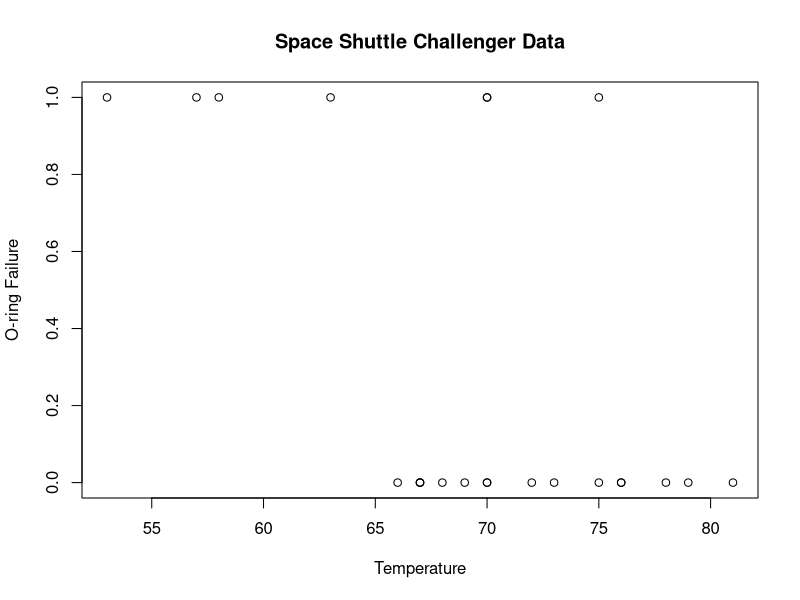
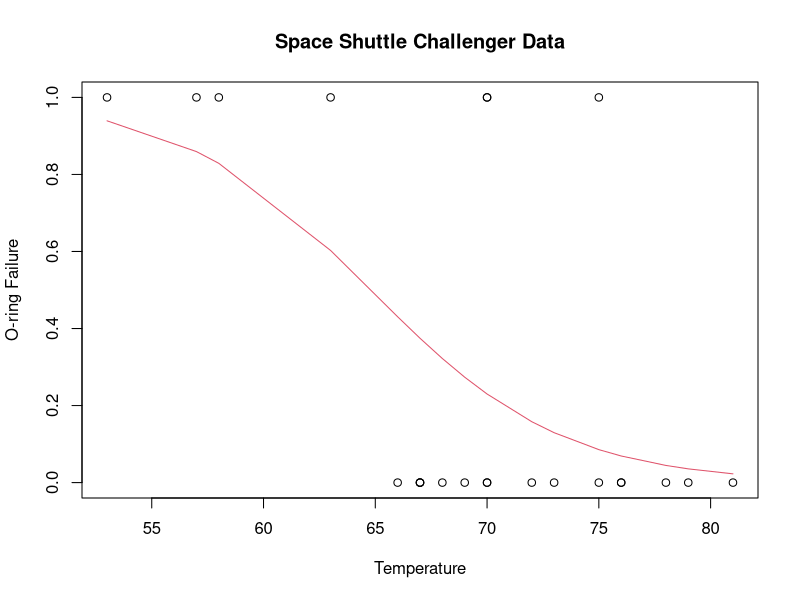
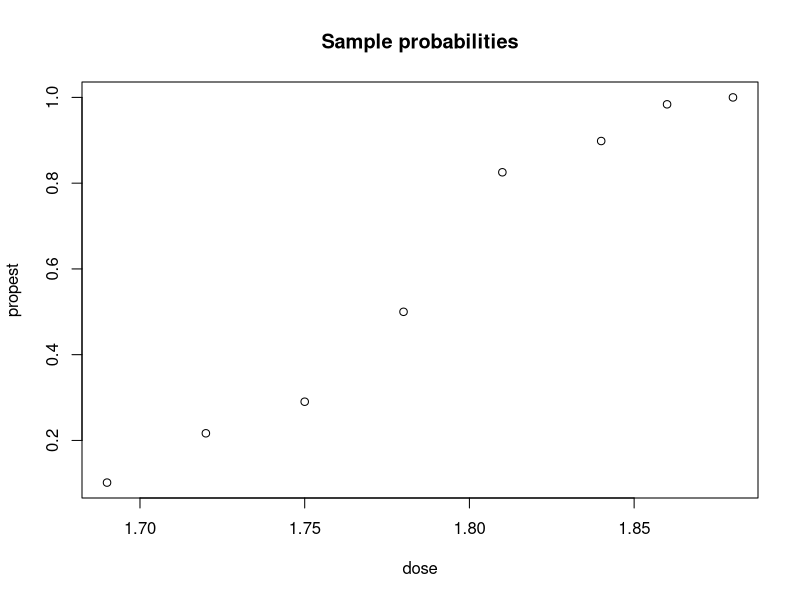
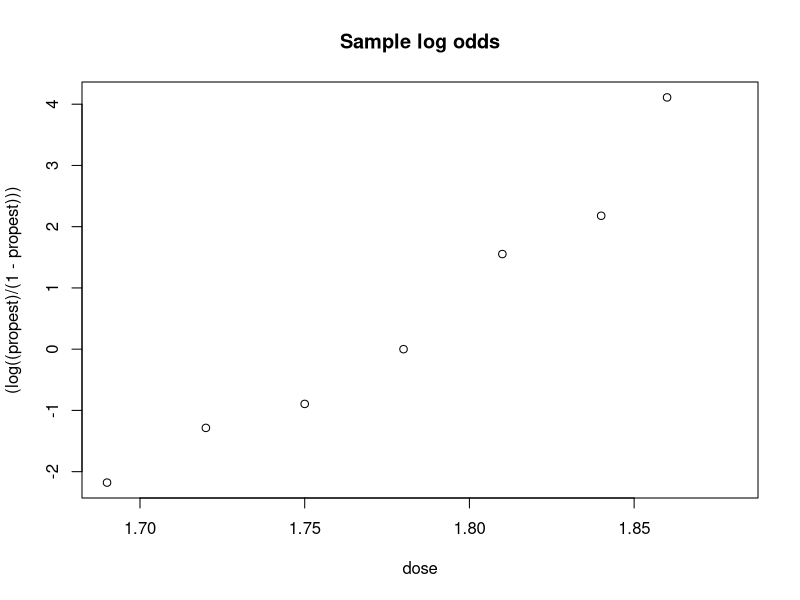
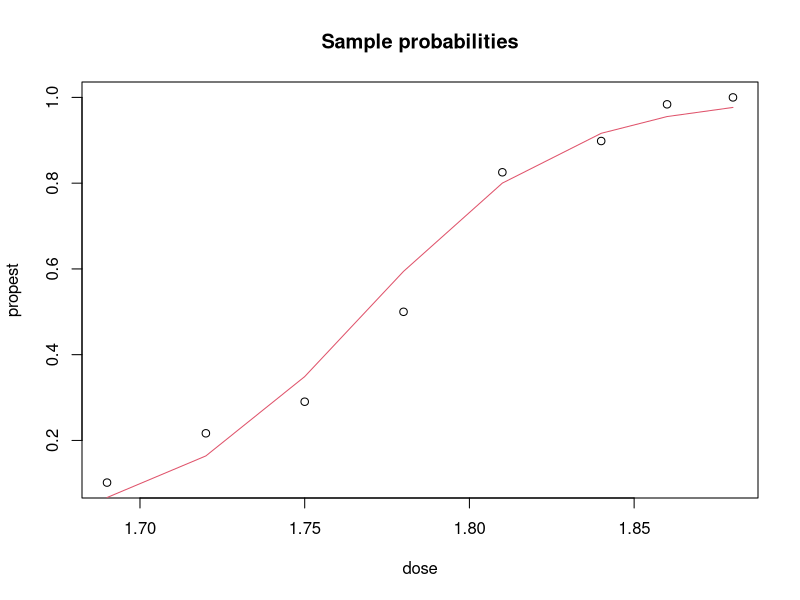

Recreate these plots in R, in order.

## Oct 1 2018
## Advanced lecture on logistic regression

setwd("/Users/ombaohc/Dropbox/KAUST-CLASS/KAUST-CLASS-DROPBOX/temp")

############################################################################
############ Example 1: Space Shuttle Challenger Data
############################################################################
### Website
### http://courses.ncssm.edu/math/Stat_Inst/PDFS/REG3_LOG.pdf

x = c(66,70,69,68,67,72,73,
70,57,63,70,78,67,53,67,
75,70,81,76,79,75,76,58)

y = c(0,1,0,0,0,0,0,
0,1,1,1,0,0,1,0,
0,0,0,0,0,1,0,1);

par(mfrow=c(1,1));
plot(x, y, xlab="Temperature", ylab="O-ring Failure");
title(paste("Space Shuttle Challenger Data"));

#########################################
### FITTING MODELS ######################
### Logistic regression model
fit1 = glm(y ~ x, family=binomial(link="logit"));
summary(fit1);
fit1$coef

b0hat = fit1$coef[1]
b1hat = fit1$coef[2]
b0hat
b1hat

b0hat = fit1$coef[1][[1]]
b1hat = fit1$coef[2][[1]]
b0hat
b1hat

xsort = sort(x)
model.est = (exp(b0hat + b1hat*xsort))/(1 + exp(b0hat + b1hat*xsort));
par(mfrow=c(1,1));
plot(x, y, xlab="Temperature", ylab="O-ring Failure");
title(paste("Space Shuttle Challenger Data"));
lines(xsort, model.est, col=2)

## est prob failure when x=37
xval = 37;
(exp(b0hat + b1hat*xval))/(1 + exp(b0hat + b1hat*xval))

## est log odds of failure when x=37
b0hat + b1hat*xval

## 95% confidence interval for the log odds of failure 
## at temp x = 70
xval = 50

log.odds.est = b0hat + b1hat*xval
log.odds.est

betahat = c(b0hat, b1hat)
c.x = t(c(1, xval))
log.odds.est = c.x%*%betahat

var.bhat = vcov(fit1)
se = sqrt(c.x%*%var.bhat%*%t(c.x))

log.lo = log.odds.est - 2*se
log.hi = log.odds.est + 2*se

log.lo
log.hi

log.lo = log.lo[[1]]
log.hi = log.hi[[1]]
cbind(log.lo, log.hi)

# 95% confidence interval for the prob 
prob.lo = exp(log.lo)/(1 + exp(log.lo))
prob.hi = exp(log.hi)/(1 + exp(log.hi))

cbind(prob.lo, prob.hi)

###########################################


#########################################################################
##################### Example 2. Beetle Mortality Data 
#########################################################################

dose = c(1.69,1.72,1.75,1.78,1.81,1.84,1.86,1.88);
ntot = c(59,60,62,56,63,59,62,60);
ytot = c(6,13,18,28,52,53,61,60);
propest = ytot/ntot;
par(mfrow=c(1,1))
plot(x=dose, y = propest); 
title(paste('Sample probabilities'));

par(mfrow=c(1,1))
plot(x=dose, y = (log((propest)/(1 - propest)))); 
title(paste('Sample log odds'));

#########################################
### FITTING MODELS ######################

### Enter the data
x = c(rep(dose[1], length=ntot[1]), rep(dose[2], length=ntot[2]), rep(dose[3], length=ntot[3]), 
rep(dose[4], length=ntot[4]), rep(dose[5], length=ntot[5]), rep(dose[6], length=ntot[6]),
rep(dose[7], length=ntot[7]), rep(dose[8], length=ntot[8]));

y = c(rep(1, length=ytot[1]), rep(0, length=(ntot[1] - ytot[1])), 
rep(1, length=ytot[2]), rep(0, length=(ntot[2] - ytot[2])),
rep(1, length=ytot[3]), rep(0, length=(ntot[3] - ytot[3])),
rep(1, length=ytot[4]), rep(0, length=(ntot[4] - ytot[4])),
rep(1, length=ytot[5]), rep(0, length=(ntot[5] - ytot[5])),
rep(1, length=ytot[6]), rep(0, length=(ntot[6] - ytot[6])),
rep(1, length=ytot[7]), rep(0, length=(ntot[7] - ytot[7])),
rep(1, length=ytot[8]), rep(0, length=(ntot[8] - ytot[8])));

cbind(x,y)

##### Fit the logistic regression model
fit1 = glm(y ~ x, family=binomial(link="logit"));
out1 = summary(fit1);
out1$coef
out1$cov.scaled

b0hat = c(out1$coef[1])
b1hat = c(out1$coef[2])
xsort=sort(x)
model.est = (exp(b0hat + b1hat*xsort))/(1 + exp(b0hat + b1hat*xsort));

par(mfrow=c(1,1))
plot(x=dose, y = propest); 
title(paste('Sample probabilities'));
lines(xsort, model.est, col=2)

#### 95% confidence interval for P(death at x=1.8)
xval = 1.8

(exp(b0hat + b1hat*xval))/(1 + exp(b0hat + b1hat*xval))

## est log odds of death when dose is xval = 1.8
b0hat + b1hat*xval

## 95% confidence interval for the log odds of death 
## at dose xval
xval = 1.8

log.odds.est = b0hat + b1hat*xval
log.odds.est

betahat = out1$coef
c.70 = t(c(1, xval))
log.odds.est = c.70%*%betahat

var.bhat = vcov(out1)
se = c(sqrt(c.70%*%var.bhat%*%t(c.70)))

log.lo = log.odds.est - 1.96*se
log.hi = log.odds.est + 1.96*se
log.lo = log.lo[[1]]
log.hi = log.hi[[1]]
cbind(log.lo, log.hi)

# 95% confidence interval for the prob 
prob.lo = exp(log.lo)/(1 + exp(log.lo))
prob.hi = exp(log.hi)/(1 + exp(log.hi))
cbind(prob.lo, prob.hi)







#############################################







